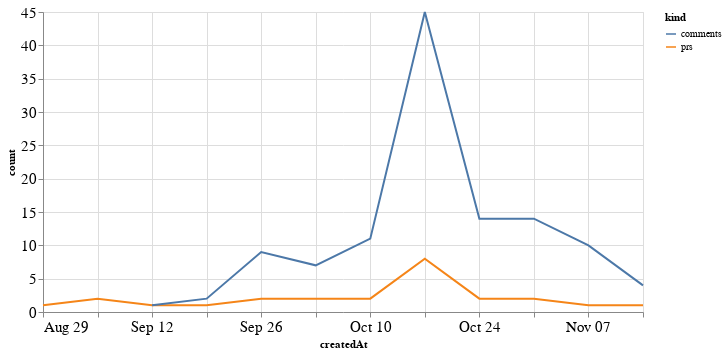

The code cell stored with this chart in its notebook:
### Code cell
alt.Chart(total_time, width=600).mark_line().encode(
    x='createdAt',
    y='count',
    color='kind'
)

### Figure 1 — Vega-Lite specification as saved in the notebook (floating-point values rounded to 4 significant figures)
{"config": {"axisLeft": {"labelFontSize": 15}, "axisBottom": {"labelFontSize": 15}}, "data": {"name": "data-46203f52af7ef5ba82e70a74bad0c195"}, "mark": "line", "encoding": {"color": {"type": "nominal", "field": "kind"}, "x": {"type": "temporal", "field": "createdAt"}, "y": {"type": "quantitative", "field": "count"}}, "width": 600, "$schema": "https://vega.github.io/schema/vega-lite/v4.8.1.json", "datasets": {"data-46203f52af7ef5ba82e70a74bad0c195": [{"createdAt": "2021-08-29T00:00:00", "kind": "prs", "count": 1.0}, {"createdAt": "2021-09-05T00:00:00", "kind": "prs", "count": 2.0}, {"createdAt": "2021-09-12T00:00:00", "kind": "prs", "count": 1.0}, {"createdAt": "2021-09-19T00:00:00", "kind": "prs", "count": 1.0}, {"createdAt": "2021-09-26T00:00:00", "kind": "prs", "count": 2.0}, {"createdAt": "2021-10-03T00:00:00", "kind": "prs", "count": 2.0}, {"createdAt": "2021-10-10T00:00:00", "kind": "prs", "count": 2.0}, {"createdAt": "2021-10-17T00:00:00", "kind": "prs", "count": 8.0}, {"createdAt": "2021-10-24T00:00:00", "kind": "prs", "count": 2.0}, {"createdAt": "2021-10-31T00:00:00", "kind": "prs", "count": 2.0}, {"createdAt": "2021-11-07T00:00:00", "kind": "prs", "count": 1.0}, {"createdAt": "2021-11-14T00:00:00", "kind": "prs", "count": 1.0}, {"createdAt": "2021-08-29T00:00:00", "kind": "comments", "count": null}, {"createdAt": "2021-09-05T00:00:00", "kind": "comments", "count": null}, {"createdAt": "2021-09-12T00:00:00", "kind": "comments", "count": 1.0}, {"createdAt": "2021-09-19T00:00:00", "kind": "comments", "count": 2.0}, {"createdAt": "2021-09-26T00:00:00", "kind": "comments", "count": 9.0}, {"createdAt": "2021-10-03T00:00:00", "kind": "comments", "count": 7.0}, {"createdAt": "2021-10-10T00:00:00", "kind": "comments", "count": 11.0}, {"createdAt": "2021-10-17T00:00:00", "kind": "comments", "count": 45.0}, {"createdAt": "2021-10-24T00:00:00", "kind": "comments", "count": 14.0}, {"createdAt": "2021-10-31T00:00:00", "kind": "comments", "count": 14.0}, {"createdAt": "2021-11-07T00:00:00", "kind": "comments", "count": 10.0}, {"createdAt": "2021-11-14T00:00:00", "kind": "comments", "count": 4.0}]}}
